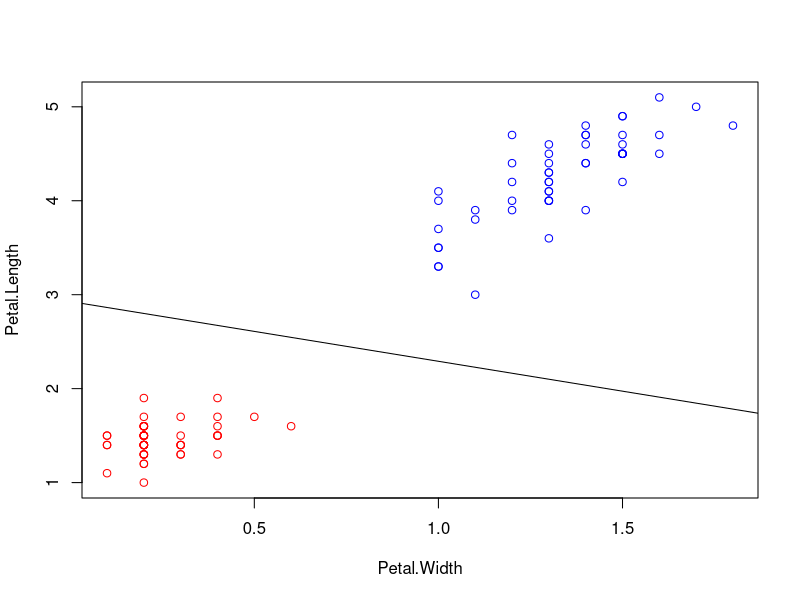

The R script that drew this image:
require(kernlab)

featureMat <- as.matrix( iris[1:100, c(4,3)] )
labelVec <- as.integer(iris$Species[1:100])
labelVec[labelVec==2] <- -1

# 制約式
X <- cbind(1,featureMat)
Y <- diag(labelVec)
A <- Y %*% X
b <- rep( 1, length = dim(X)[1] )
r <- rep( 5000, length = dim(X)[1] )
u <- rep( 5000, length = dim(X)[2] )
l <- -u

# 目的関数
H <- diag(dim(X)[2])
H[1,1] <- 0
c <- numeric(dim(X)[2])

# 二次計画
result <- ipop(c, H, A, b, l, u, r, maxiter = 50)
w <- primal(result)

# データのプロットと超平面
plot(iris[1:100, c(4, 3)], col=ifelse(iris$Species=="setosa", "red", "blue"))
abline(-w[1]/w[3], -w[2]/w[3])
